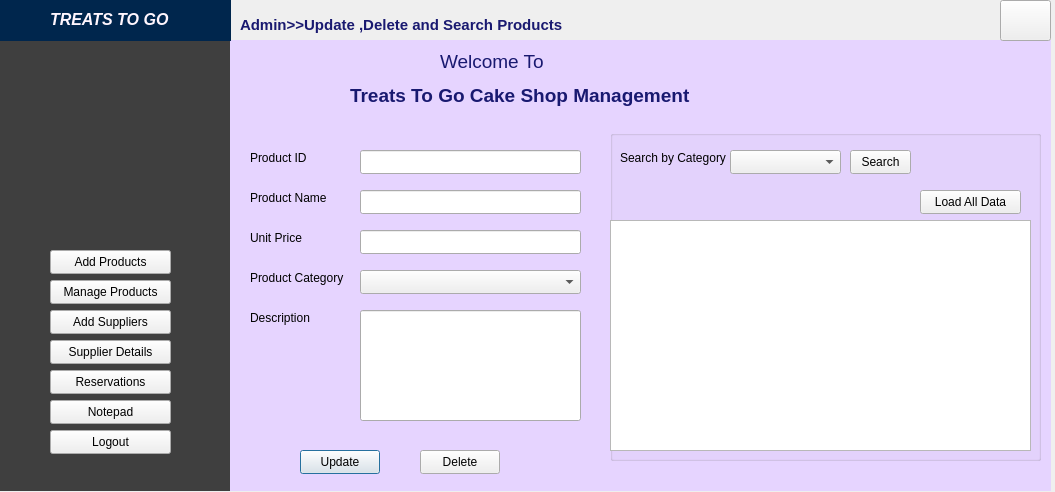
<?xml version="1.0" encoding="UTF-8"?>
<ui version="4.0">
 <class>updateproducts</class>
 <widget class="QDialog" name="updateproducts">
  <property name="geometry">
   <rect>
    <x>0</x>
    <y>0</y>
    <width>1055</width>
    <height>492</height>
   </rect>
  </property>
  <property name="windowTitle">
   <string>Dialog</string>
  </property>
  <widget class="QLineEdit" name="lineEdit_upid">
   <property name="geometry">
    <rect>
     <x>360</x>
     <y>150</y>
     <width>221</width>
     <height>24</height>
    </rect>
   </property>
  </widget>
  <widget class="QLineEdit" name="lineEdit_upname">
   <property name="geometry">
    <rect>
     <x>360</x>
     <y>190</y>
     <width>221</width>
     <height>24</height>
    </rect>
   </property>
  </widget>
  <widget class="QLineEdit" name="lineEdit_upprice">
   <property name="geometry">
    <rect>
     <x>360</x>
     <y>230</y>
     <width>221</width>
     <height>24</height>
    </rect>
   </property>
  </widget>
  <widget class="QLineEdit" name="lineEdit_updes">
   <property name="geometry">
    <rect>
     <x>360</x>
     <y>310</y>
     <width>221</width>
     <height>111</height>
    </rect>
   </property>
  </widget>
  <widget class="QLabel" name="label">
   <property name="geometry">
    <rect>
     <x>250</x>
     <y>150</y>
     <width>91</width>
     <height>16</height>
    </rect>
   </property>
   <property name="text">
    <string>Product ID</string>
   </property>
  </widget>
  <widget class="QLabel" name="label_2">
   <property name="geometry">
    <rect>
     <x>250</x>
     <y>230</y>
     <width>81</width>
     <height>16</height>
    </rect>
   </property>
   <property name="text">
    <string>Unit Price</string>
   </property>
  </widget>
  <widget class="QLabel" name="label_3">
   <property name="geometry">
    <rect>
     <x>250</x>
     <y>190</y>
     <width>101</width>
     <height>16</height>
    </rect>
   </property>
   <property name="text">
    <string>Product Name</string>
   </property>
  </widget>
  <widget class="QLabel" name="label_4">
   <property name="geometry">
    <rect>
     <x>250</x>
     <y>310</y>
     <width>81</width>
     <height>16</height>
    </rect>
   </property>
   <property name="text">
    <string>Description</string>
   </property>
  </widget>
  <widget class="QLabel" name="label_5">
   <property name="geometry">
    <rect>
     <x>250</x>
     <y>270</y>
     <width>111</width>
     <height>16</height>
    </rect>
   </property>
   <property name="text">
    <string>Product Category</string>
   </property>
  </widget>
  <widget class="QPushButton" name="pushButton_update">
   <property name="geometry">
    <rect>
     <x>300</x>
     <y>450</y>
     <width>80</width>
     <height>24</height>
    </rect>
   </property>
   <property name="text">
    <string>Update</string>
   </property>
  </widget>
  <widget class="QComboBox" name="comboBox_upp">
   <property name="geometry">
    <rect>
     <x>360</x>
     <y>270</y>
     <width>221</width>
     <height>24</height>
    </rect>
   </property>
  </widget>
  <widget class="QPushButton" name="pushButton_delete">
   <property name="geometry">
    <rect>
     <x>420</x>
     <y>450</y>
     <width>80</width>
     <height>24</height>
    </rect>
   </property>
   <property name="text">
    <string>Delete</string>
   </property>
  </widget>
  <widget class="QLabel" name="label_14">
   <property name="geometry">
    <rect>
     <x>0</x>
     <y>60</y>
     <width>231</width>
     <height>171</height>
    </rect>
   </property>
   <property name="styleSheet">
    <string notr="true">image: url(:/img/images/logo.png);</string>
   </property>
   <property name="text">
    <string/>
   </property>
  </widget>
  <widget class="QPushButton" name="pushButton_2">
   <property name="geometry">
    <rect>
     <x>50</x>
     <y>250</y>
     <width>121</width>
     <height>24</height>
    </rect>
   </property>
   <property name="text">
    <string>Add Products</string>
   </property>
  </widget>
  <widget class="QLabel" name="label_7">
   <property name="geometry">
    <rect>
     <x>0</x>
     <y>-10</y>
     <width>231</width>
     <height>51</height>
    </rect>
   </property>
   <property name="styleSheet">
    <string notr="true">background-color: rgb(0, 38, 77);</string>
   </property>
   <property name="text">
    <string/>
   </property>
  </widget>
  <widget class="QPushButton" name="pushButton_4">
   <property name="geometry">
    <rect>
     <x>50</x>
     <y>310</y>
     <width>121</width>
     <height>24</height>
    </rect>
   </property>
   <property name="text">
    <string>Add Suppliers</string>
   </property>
  </widget>
  <widget class="QPushButton" name="pushButton_6">
   <property name="geometry">
    <rect>
     <x>50</x>
     <y>370</y>
     <width>121</width>
     <height>24</height>
    </rect>
   </property>
   <property name="text">
    <string>Reservations</string>
   </property>
  </widget>
  <widget class="QPushButton" name="pushButton_8">
   <property name="geometry">
    <rect>
     <x>50</x>
     <y>430</y>
     <width>121</width>
     <height>24</height>
    </rect>
   </property>
   <property name="text">
    <string>Logout</string>
   </property>
  </widget>
  <widget class="QLabel" name="label_8">
   <property name="geometry">
    <rect>
     <x>0</x>
     <y>20</y>
     <width>231</width>
     <height>471</height>
    </rect>
   </property>
   <property name="styleSheet">
    <string notr="true">background-color: rgb(63, 63, 63);</string>
   </property>
   <property name="text">
    <string/>
   </property>
  </widget>
  <widget class="QPushButton" name="pushButton_3">
   <property name="geometry">
    <rect>
     <x>50</x>
     <y>280</y>
     <width>121</width>
     <height>24</height>
    </rect>
   </property>
   <property name="text">
    <string>Manage Products</string>
   </property>
  </widget>
  <widget class="QPushButton" name="pushButton_7">
   <property name="geometry">
    <rect>
     <x>50</x>
     <y>400</y>
     <width>121</width>
     <height>24</height>
    </rect>
   </property>
   <property name="text">
    <string>Notepad</string>
   </property>
  </widget>
  <widget class="QPushButton" name="pushButton_5">
   <property name="geometry">
    <rect>
     <x>50</x>
     <y>340</y>
     <width>121</width>
     <height>24</height>
    </rect>
   </property>
   <property name="text">
    <string>Supplier Details</string>
   </property>
  </widget>
  <widget class="QLabel" name="label_13">
   <property name="geometry">
    <rect>
     <x>50</x>
     <y>10</y>
     <width>121</width>
     <height>20</height>
    </rect>
   </property>
   <property name="text">
    <string>&lt;html&gt;&lt;head/&gt;&lt;body&gt;&lt;p&gt;&lt;span style=&quot; font-size:12pt; font-weight:700; font-style:italic; color:#fff6fe;&quot;&gt;TREATS TO GO&lt;/span&gt;&lt;/p&gt;&lt;/body&gt;&lt;/html&gt;</string>
   </property>
  </widget>
  <widget class="QLabel" name="label_9">
   <property name="geometry">
    <rect>
     <x>440</x>
     <y>50</y>
     <width>141</width>
     <height>21</height>
    </rect>
   </property>
   <property name="font">
    <font>
     <pointsize>14</pointsize>
    </font>
   </property>
   <property name="text">
    <string>&lt;html&gt;&lt;head/&gt;&lt;body&gt;&lt;p&gt;&lt;span style=&quot; color:#191970;&quot;&gt;Welcome To&lt;/span&gt;&lt;/p&gt;&lt;/body&gt;&lt;/html&gt;</string>
   </property>
  </widget>
  <widget class="QLabel" name="label_10">
   <property name="geometry">
    <rect>
     <x>350</x>
     <y>80</y>
     <width>371</width>
     <height>31</height>
    </rect>
   </property>
   <property name="font">
    <font>
     <pointsize>14</pointsize>
     <bold>true</bold>
    </font>
   </property>
   <property name="text">
    <string>&lt;html&gt;&lt;head/&gt;&lt;body&gt;&lt;p&gt;&lt;span style=&quot; color:#191970;&quot;&gt;Treats To Go Cake Shop Management&lt;/span&gt;&lt;/p&gt;&lt;/body&gt;&lt;/html&gt;</string>
   </property>
  </widget>
  <widget class="QLabel" name="label_11">
   <property name="geometry">
    <rect>
     <x>230</x>
     <y>0</y>
     <width>511</width>
     <height>61</height>
    </rect>
   </property>
   <property name="styleSheet">
    <string notr="true">border-color: rgb(25, 25, 112);</string>
   </property>
   <property name="text">
    <string/>
   </property>
  </widget>
  <widget class="QLabel" name="label_12">
   <property name="geometry">
    <rect>
     <x>230</x>
     <y>40</y>
     <width>821</width>
     <height>451</height>
    </rect>
   </property>
   <property name="styleSheet">
    <string notr="true">background-color: rgb(230, 212, 255);</string>
   </property>
   <property name="text">
    <string/>
   </property>
  </widget>
  <widget class="QGroupBox" name="groupBox">
   <property name="geometry">
    <rect>
     <x>610</x>
     <y>130</y>
     <width>431</width>
     <height>331</height>
    </rect>
   </property>
   <property name="title">
    <string/>
   </property>
   <widget class="QTableView" name="tableView_up">
    <property name="geometry">
     <rect>
      <x>0</x>
      <y>90</y>
      <width>421</width>
      <height>231</height>
     </rect>
    </property>
   </widget>
   <widget class="QLabel" name="label_6">
    <property name="geometry">
     <rect>
      <x>10</x>
      <y>20</y>
      <width>111</width>
      <height>16</height>
     </rect>
    </property>
    <property name="text">
     <string>Search by Category</string>
    </property>
   </widget>
   <widget class="QComboBox" name="comboBox">
    <property name="geometry">
     <rect>
      <x>120</x>
      <y>20</y>
      <width>111</width>
      <height>24</height>
     </rect>
    </property>
   </widget>
   <widget class="QPushButton" name="pushButton">
    <property name="geometry">
     <rect>
      <x>240</x>
      <y>20</y>
      <width>61</width>
      <height>24</height>
     </rect>
    </property>
    <property name="text">
     <string>Search</string>
    </property>
   </widget>
   <widget class="QPushButton" name="pushButton_uload">
    <property name="geometry">
     <rect>
      <x>310</x>
      <y>60</y>
      <width>101</width>
      <height>24</height>
     </rect>
    </property>
    <property name="text">
     <string>Load All Data</string>
    </property>
   </widget>
  </widget>
  <widget class="QPushButton" name="pushButton_10">
   <property name="geometry">
    <rect>
     <x>1000</x>
     <y>0</y>
     <width>51</width>
     <height>41</height>
    </rect>
   </property>
   <property name="styleSheet">
    <string notr="true">image: url(:/img/images/icons8-home-page-30(1).png);</string>
   </property>
   <property name="text">
    <string/>
   </property>
  </widget>
  <widget class="QLabel" name="label_15">
   <property name="geometry">
    <rect>
     <x>240</x>
     <y>10</y>
     <width>331</width>
     <height>31</height>
    </rect>
   </property>
   <property name="text">
    <string>&lt;html&gt;&lt;head/&gt;&lt;body&gt;&lt;p&gt;&lt;span style=&quot; font-size:11pt; font-weight:700; color:#191970;&quot;&gt;Admin&amp;gt;&amp;gt;Update ,Delete and Search Products&lt;/span&gt;&lt;/p&gt;&lt;/body&gt;&lt;/html&gt;</string>
   </property>
  </widget>
  <zorder>label_8</zorder>
  <zorder>label_12</zorder>
  <zorder>lineEdit_upid</zorder>
  <zorder>lineEdit_upname</zorder>
  <zorder>lineEdit_upprice</zorder>
  <zorder>lineEdit_updes</zorder>
  <zorder>label</zorder>
  <zorder>label_2</zorder>
  <zorder>label_3</zorder>
  <zorder>label_4</zorder>
  <zorder>label_5</zorder>
  <zorder>pushButton_update</zorder>
  <zorder>comboBox_upp</zorder>
  <zorder>pushButton_delete</zorder>
  <zorder>label_14</zorder>
  <zorder>pushButton_2</zorder>
  <zorder>label_7</zorder>
  <zorder>pushButton_4</zorder>
  <zorder>pushButton_6</zorder>
  <zorder>pushButton_8</zorder>
  <zorder>pushButton_3</zorder>
  <zorder>pushButton_7</zorder>
  <zorder>pushButton_5</zorder>
  <zorder>label_13</zorder>
  <zorder>label_9</zorder>
  <zorder>label_10</zorder>
  <zorder>label_11</zorder>
  <zorder>groupBox</zorder>
  <zorder>pushButton_10</zorder>
  <zorder>label_15</zorder>
 </widget>
 <resources/>
 <connections/>
</ui>
